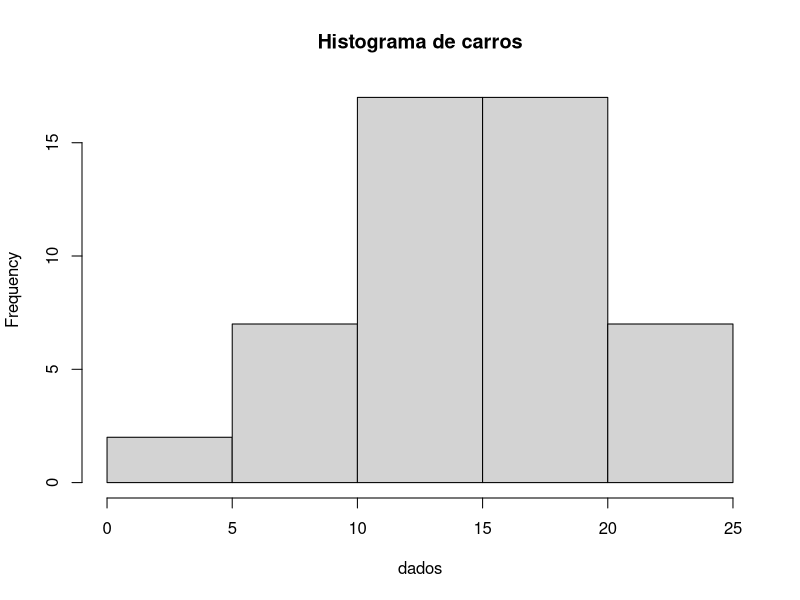
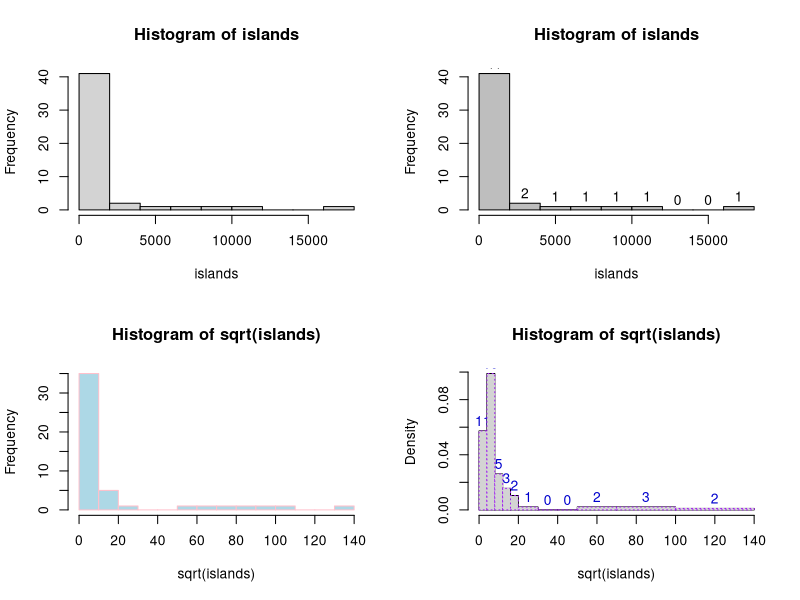
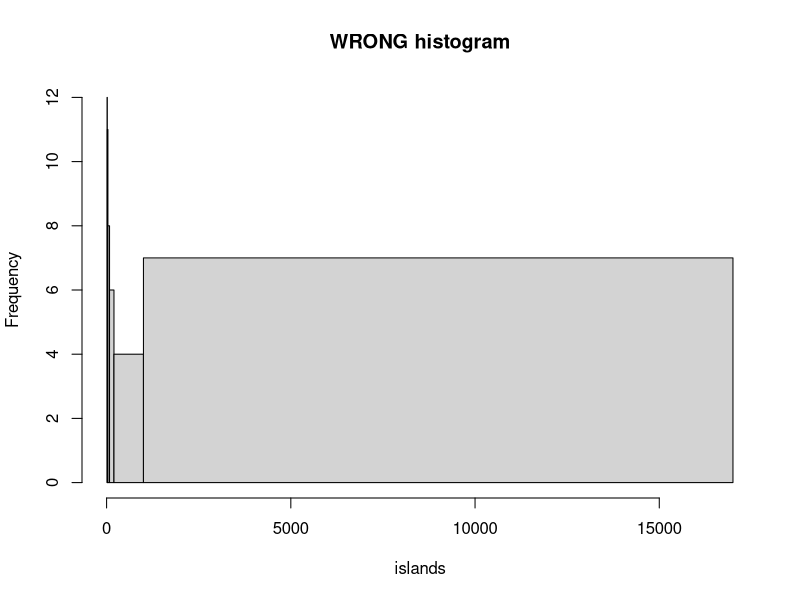
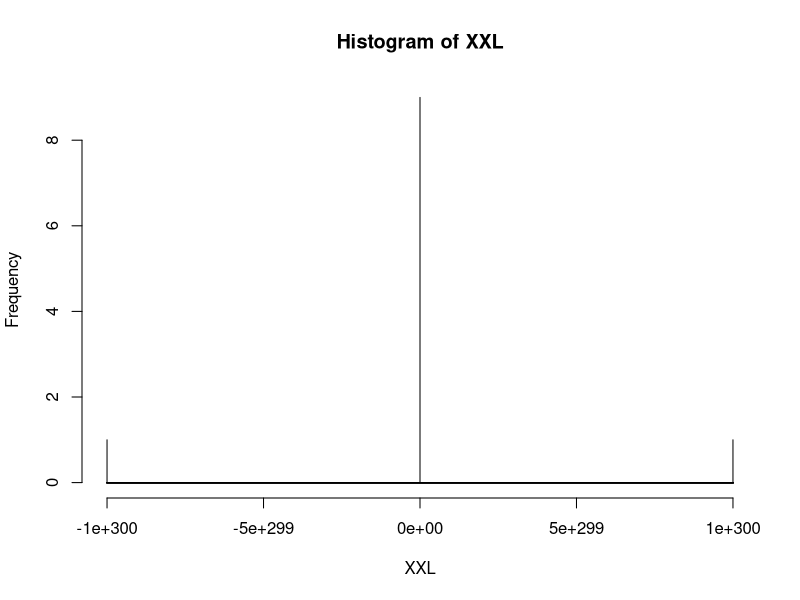
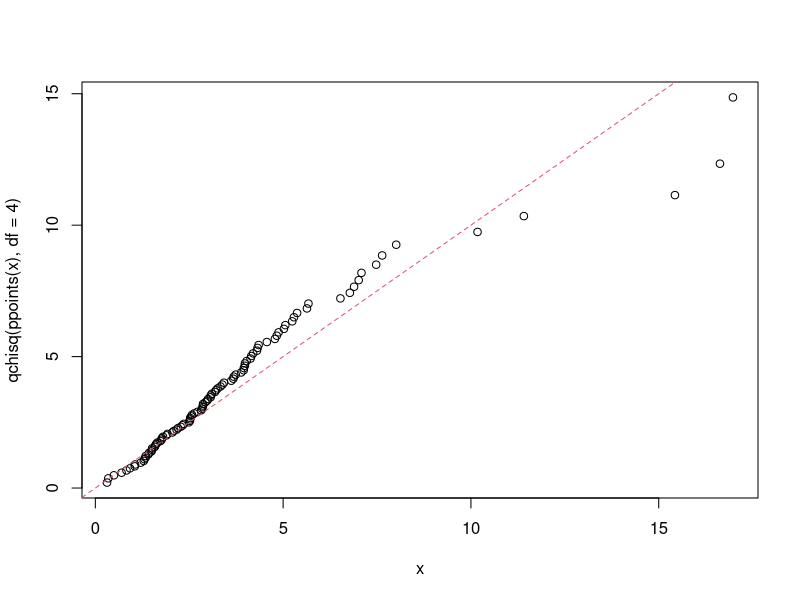
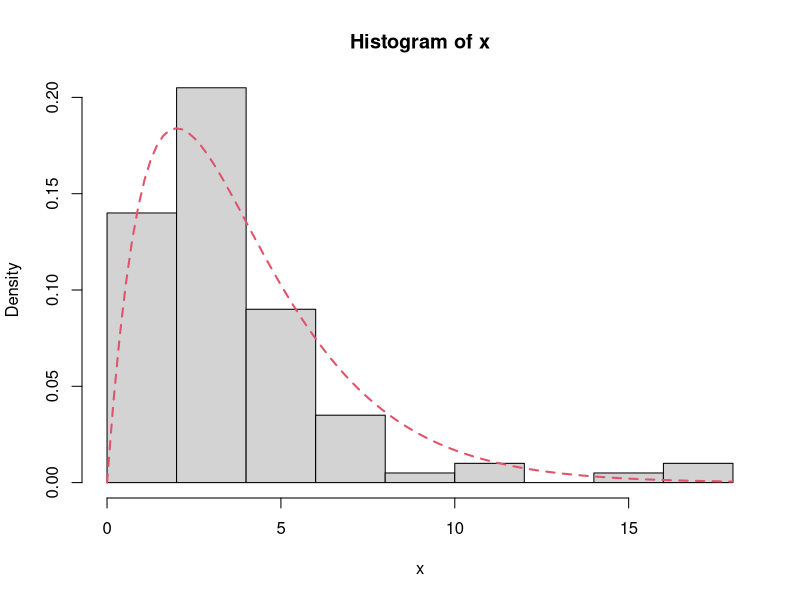
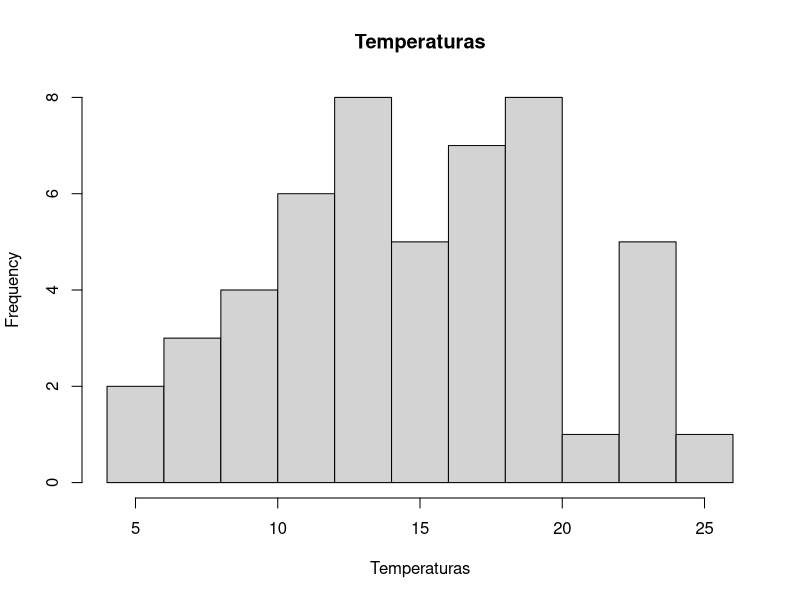

Generate these figures, in order, with R: (Note: this script raises an error after producing the figures.)


# Obs: Caso tenha problemas com a acentuação, consulte este link:
# https://support.rstudio.com/hc/en-us/articles/200532197-Character-Encoding

# Configurando o diretório de trabalho
# Coloque entre aspas o diretório de trabalho que você está usando no seu computador
# Não use diretórios com espaço no nome
setwd("C:/FCD/BigDataRAzure/Cap04")
getwd()

# Definindo os dados
?cars
View(cars)
dados = cars$speed
View(cars)

# Construindo um histograma
?hist
hist(dados, main = "Histograma de carros")
?hist

op <- par(mfrow = c(2, 2))
hist(islands)
utils::str(hist(islands, col = "gray", labels = TRUE))

hist(sqrt(islands), breaks = 12, col = "lightblue", border = "pink")
##-- For non-equidistant breaks, counts should NOT be graphed unscaled:
r <- hist(sqrt(islands), breaks = c(4*0:5, 10*3:5, 70, 100, 140),
          col = "blue1")
text(r$mids, r$density, r$counts, adj = c(.5, -.5), col = "blue3")
sapply(r[2:3], sum)
sum(r$density * diff(r$breaks)) # == 1
lines(r, lty = 3, border = "purple") # -> lines.histogram(*)
par(op)

require(utils) # for str
str(hist(islands, breaks = 12, plot =  FALSE)) #-> 10 (~= 12) breaks
str(hist(islands, breaks = c(12,20,36,80,200,1000,17000), plot = FALSE))

hist(islands, breaks = c(12,20,36,80,200,1000,17000), freq = TRUE,
     main = "WRONG histogram") # and warning

## Extreme outliers; the "FD" rule would take very large number of 'breaks':
XXL <- c(1:9, c(-1,1)*1e300)
hh <- hist(XXL, "FD") # did not work in R <= 3.4.1; now gives warning
## pretty() determines how many counts are used (platform dependently!):
length(hh$breaks) ## typically 1 million -- though 1e6 was "a suggestion only"

require(stats)
set.seed(14)
x <- rchisq(100, df = 4)

## Comparing data with a model distribution should be done with qqplot()!
qqplot(x, qchisq(ppoints(x), df = 4)); abline(0, 1, col = 2, lty = 2)

## if you really insist on using hist() ... :
hist(x, freq = FALSE, ylim = c(0, 0.2))
curve(dchisq(x, df = 4), col = 2, lty = 2, lwd = 2, add = TRUE)


# Conforme consta no help, o parâmetro breaks pode ser um dos itens abaixo:
# Um vetor para os pontos de quebra entre as células do histograma
# Uma função para calcular o vetor de breakpoints
# Um único número que representa o número de células para o histograma
# Uma cadeia de caracteres que nomeia um algoritmo para calcular o número de células 
# Uma função para calcular o número de células.
hist(dados, breaks = 10, main = "Temperaturas", xlab = "Temperaturas")
hist(dados, labels = T, breaks = c(1999,2000,2001,2002,2003,2004,2005,2006,2007,2008,2009,2010,2011,2012,2013,2014,2015,2016,2017,2018,2019), main = "Histograma das Velocidades")
hist(dados, labels = T, breaks = 10, main = "Histograma das Velocidades")
hist(dados, labels = T, ylim = c(0,10), breaks = 10, main = "Histograma das Velocidades")


# Adicionando linhas ao histograma
grafico <- hist(dados, breaks = 10, main = "Histograma das Velocidades")

xaxis = seq(min(dados), max(dados), length = 10)
yaxis = dnorm(xaxis, mean = mean(dados), sd = sd(dados))
yaxis = yaxis*diff(grafico$mids)*length(dados)

lines(xaxis, yaxis, col = "red")

Ano <- airquality$Temp
hist(Ano)

hist(Ano,
     main="Maximum daily temperature at La Guardia Airport",
     xlab=c(1999,2000,1888,2001),
     xlim=c(1999,2019),
     col="darkmagenta",
     freq=FALSE
)

h <- hist(Ano,ylim=c(0,40))
text(h$mids,h$counts,labels=h$counts, adj=c(0.5, -0.5))






altura = c(1.3, 1.33, 1.4, 1.42, 1.45, 1.5, 1.5, 1.52, 1.55, 1.56, 1.58, 1.6, 1.62, 1.64, 1.65, 1.67, 1.68, 1.68, 1.7, 1.72, 1.72, 1.74, 1.8, 1.83, 1.85)
altura
freq= table(altura)
freq





barplot(freq, ylab= "Frequência", xlab="Altura dos alunos")
hist(altura)
hist(altura,  
     main = "Altura dos alunos do Ensino Médio",
     xlab = "Altura dos alunos", ylab = "Freq. Absoluta")



 



hist(altura,  
     main = "Altura dos alunos do 1º ano do Ensino Médio", 
     xlab = "Altura dos alunos", ylab = "Freq. Absoluta", 
     col = c("violet"), 
     border = FALSE, 
     xlim = c(1.2,2), ylim = c(0,10),
     labels = TRUE)